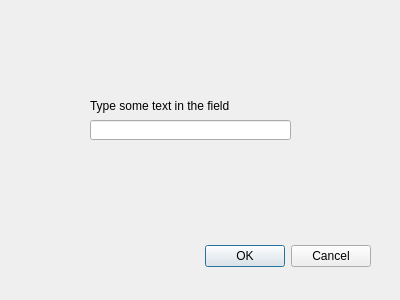
<?xml version="1.0" encoding="UTF-8"?>
<ui version="4.0">
 <class>Dialog</class>
 <widget class="QDialog" name="Dialog">
  <property name="geometry">
   <rect>
    <x>0</x>
    <y>0</y>
    <width>400</width>
    <height>300</height>
   </rect>
  </property>
  <property name="windowTitle">
   <string>Dialog</string>
  </property>
  <widget class="QDialogButtonBox" name="buttonBox">
   <property name="geometry">
    <rect>
     <x>30</x>
     <y>240</y>
     <width>341</width>
     <height>32</height>
    </rect>
   </property>
   <property name="orientation">
    <enum>Qt::Horizontal</enum>
   </property>
   <property name="standardButtons">
    <set>QDialogButtonBox::Cancel|QDialogButtonBox::Ok</set>
   </property>
  </widget>
  <widget class="QLineEdit" name="lineEdit">
   <property name="geometry">
    <rect>
     <x>90</x>
     <y>120</y>
     <width>201</width>
     <height>20</height>
    </rect>
   </property>
  </widget>
  <widget class="QLabel" name="label">
   <property name="geometry">
    <rect>
     <x>90</x>
     <y>90</y>
     <width>201</width>
     <height>31</height>
    </rect>
   </property>
   <property name="text">
    <string>Type some text in the field</string>
   </property>
  </widget>
 </widget>
 <resources/>
 <connections>
  <connection>
   <sender>buttonBox</sender>
   <signal>accepted()</signal>
   <receiver>Dialog</receiver>
   <slot>accept()</slot>
   <hints>
    <hint type="sourcelabel">
     <x>248</x>
     <y>254</y>
    </hint>
    <hint type="destinationlabel">
     <x>157</x>
     <y>274</y>
    </hint>
   </hints>
  </connection>
  <connection>
   <sender>buttonBox</sender>
   <signal>rejected()</signal>
   <receiver>Dialog</receiver>
   <slot>reject()</slot>
   <hints>
    <hint type="sourcelabel">
     <x>316</x>
     <y>260</y>
    </hint>
    <hint type="destinationlabel">
     <x>286</x>
     <y>274</y>
    </hint>
   </hints>
  </connection>
 </connections>
</ui>
